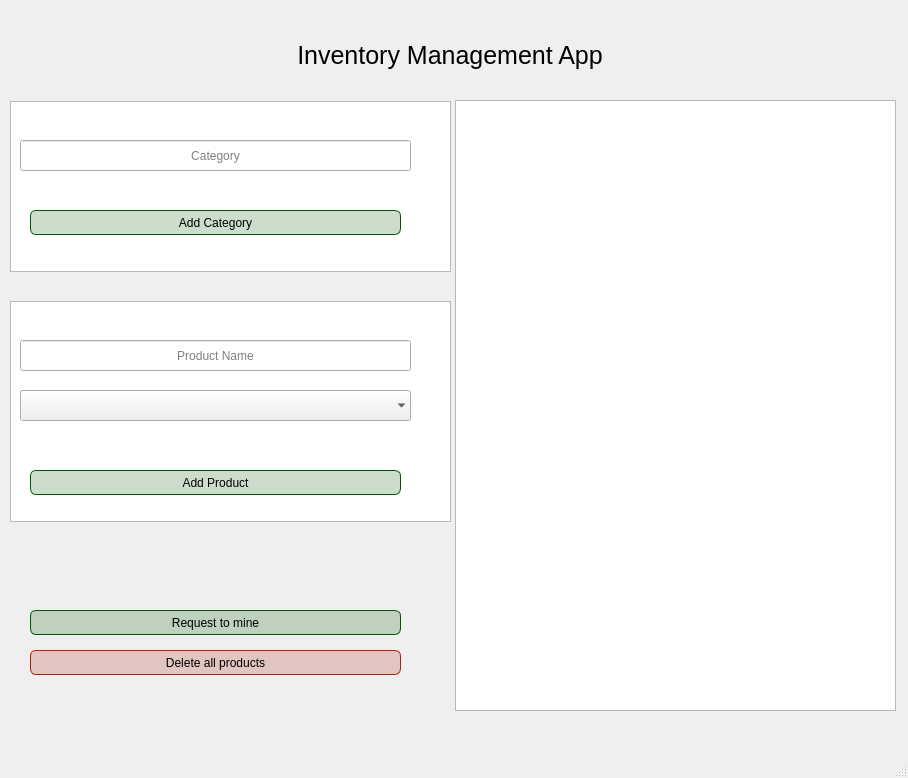
<?xml version="1.0" encoding="UTF-8"?>
<ui version="4.0">
 <class>MainWindow</class>
 <widget class="QMainWindow" name="MainWindow">
  <property name="geometry">
   <rect>
    <x>0</x>
    <y>0</y>
    <width>908</width>
    <height>778</height>
   </rect>
  </property>
  <property name="windowTitle">
   <string>MainWindow</string>
  </property>
  <property name="dockNestingEnabled">
   <bool>false</bool>
  </property>
  <widget class="QWidget" name="centralwidget">
   <widget class="QLabel" name="header_label">
    <property name="geometry">
     <rect>
      <x>10</x>
      <y>30</y>
      <width>880</width>
      <height>50</height>
     </rect>
    </property>
    <property name="minimumSize">
     <size>
      <width>0</width>
      <height>50</height>
     </size>
    </property>
    <property name="styleSheet">
     <string notr="true">font-size:25px;</string>
    </property>
    <property name="text">
     <string>Inventory Management App</string>
    </property>
    <property name="alignment">
     <set>Qt::AlignCenter</set>
    </property>
   </widget>
   <widget class="QTextBrowser" name="message_viewer">
    <property name="geometry">
     <rect>
      <x>455</x>
      <y>100</y>
      <width>441</width>
      <height>611</height>
     </rect>
    </property>
    <property name="styleSheet">
     <string notr="true">font-size:15px;
color: rgb(0, 85, 0);
</string>
    </property>
    <property name="html">
     <string>&lt;!DOCTYPE HTML PUBLIC &quot;-//W3C//DTD HTML 4.0//EN&quot; &quot;http://www.w3.org/TR/REC-html40/strict.dtd&quot;&gt;
&lt;html&gt;&lt;head&gt;&lt;meta name=&quot;qrichtext&quot; content=&quot;1&quot; /&gt;&lt;style type=&quot;text/css&quot;&gt;
p, li { white-space: pre-wrap; }
&lt;/style&gt;&lt;/head&gt;&lt;body style=&quot; font-family:'MS Shell Dlg 2'; font-size:15px; font-weight:400; font-style:normal;&quot;&gt;
&lt;p style=&quot;-qt-paragraph-type:empty; margin-top:0px; margin-bottom:0px; margin-left:0px; margin-right:0px; -qt-block-indent:0; text-indent:0px;&quot;&gt;&lt;br /&gt;&lt;/p&gt;&lt;/body&gt;&lt;/html&gt;</string>
    </property>
   </widget>
   <widget class="QListView" name="listView">
    <property name="geometry">
     <rect>
      <x>10</x>
      <y>101</y>
      <width>441</width>
      <height>171</height>
     </rect>
    </property>
    <property name="styleSheet">
     <string notr="true"/>
    </property>
   </widget>
   <widget class="QLineEdit" name="category">
    <property name="geometry">
     <rect>
      <x>20</x>
      <y>140</y>
      <width>391</width>
      <height>31</height>
     </rect>
    </property>
    <property name="minimumSize">
     <size>
      <width>0</width>
      <height>0</height>
     </size>
    </property>
    <property name="alignment">
     <set>Qt::AlignCenter</set>
    </property>
    <property name="placeholderText">
     <string>Category</string>
    </property>
   </widget>
   <widget class="QPushButton" name="add_category">
    <property name="geometry">
     <rect>
      <x>30</x>
      <y>210</y>
      <width>371</width>
      <height>25</height>
     </rect>
    </property>
    <property name="styleSheet">
     <string notr="true">QPushButton{
background-color: rgba(0, 85, 0,0.2);
border:1px solid  rgb(0, 85, 0);
border-radius:6px;
width:80px;
height:23px;
}
QPushButton:hover {
background-color: rgba(0, 85, 0,0.1);
}

QPushButton:pressed {
background-color: rgba(0, 85, 0,0.2);
}</string>
    </property>
    <property name="text">
     <string>Add Category</string>
    </property>
   </widget>
   <widget class="QListView" name="listView_2">
    <property name="geometry">
     <rect>
      <x>10</x>
      <y>301</y>
      <width>441</width>
      <height>221</height>
     </rect>
    </property>
    <property name="styleSheet">
     <string notr="true"/>
    </property>
   </widget>
   <widget class="QPushButton" name="add_product">
    <property name="geometry">
     <rect>
      <x>30</x>
      <y>470</y>
      <width>371</width>
      <height>25</height>
     </rect>
    </property>
    <property name="styleSheet">
     <string notr="true">QPushButton{
background-color: rgba(0, 85, 0,0.2);
border:1px solid  rgb(0, 85, 0);
border-radius:6px;
width:80px;
height:23px;
}
QPushButton:hover {
background-color: rgba(0, 85, 0,0.1);
}

QPushButton:pressed {
background-color: rgba(0, 85, 0,0.2);
}</string>
    </property>
    <property name="text">
     <string>Add Product</string>
    </property>
   </widget>
   <widget class="QLineEdit" name="product_name">
    <property name="geometry">
     <rect>
      <x>20</x>
      <y>340</y>
      <width>391</width>
      <height>31</height>
     </rect>
    </property>
    <property name="minimumSize">
     <size>
      <width>0</width>
      <height>0</height>
     </size>
    </property>
    <property name="alignment">
     <set>Qt::AlignCenter</set>
    </property>
    <property name="placeholderText">
     <string>Product Name</string>
    </property>
   </widget>
   <widget class="QComboBox" name="comboBox">
    <property name="geometry">
     <rect>
      <x>20</x>
      <y>390</y>
      <width>391</width>
      <height>31</height>
     </rect>
    </property>
    <property name="editable">
     <bool>false</bool>
    </property>
    <property name="currentText">
     <string notr="true"/>
    </property>
    <property name="frame">
     <bool>false</bool>
    </property>
   </widget>
   <widget class="QPushButton" name="request_to_mine">
    <property name="geometry">
     <rect>
      <x>30</x>
      <y>610</y>
      <width>371</width>
      <height>25</height>
     </rect>
    </property>
    <property name="styleSheet">
     <string notr="true">QPushButton{
background-color: rgba(0, 85, 0,0.2);
border:1px solid  rgb(0, 85, 0);
border-radius:6px;
width:80px;
height:23px;
}
QPushButton:hover {
background-color: rgba(0, 85, 0,0.1);
}

QPushButton:pressed {
background-color: rgba(0, 85, 0,0.2);
}</string>
    </property>
    <property name="text">
     <string>Request to mine</string>
    </property>
   </widget>
   <widget class="QPushButton" name="delete_all_products">
    <property name="geometry">
     <rect>
      <x>30</x>
      <y>650</y>
      <width>371</width>
      <height>25</height>
     </rect>
    </property>
    <property name="styleSheet">
     <string notr="true">QPushButton{
border:1px solid #b01e0b;
border-radius:6px;
background-color: rgba(176, 30, 11, 0.2);
width:80px;
height:23px;
}
QPushButton:hover {
background-color: rgba(176, 30, 11, 0.1);
}

QPushButton:pressed {
background-color: rgba(176, 30, 11, 0.2);
}
</string>
    </property>
    <property name="text">
     <string>Delete all products</string>
    </property>
   </widget>
  </widget>
  <widget class="QMenuBar" name="menubar">
   <property name="geometry">
    <rect>
     <x>0</x>
     <y>0</y>
     <width>908</width>
     <height>26</height>
    </rect>
   </property>
  </widget>
  <widget class="QStatusBar" name="statusbar"/>
 </widget>
 <resources/>
 <connections/>
</ui>
